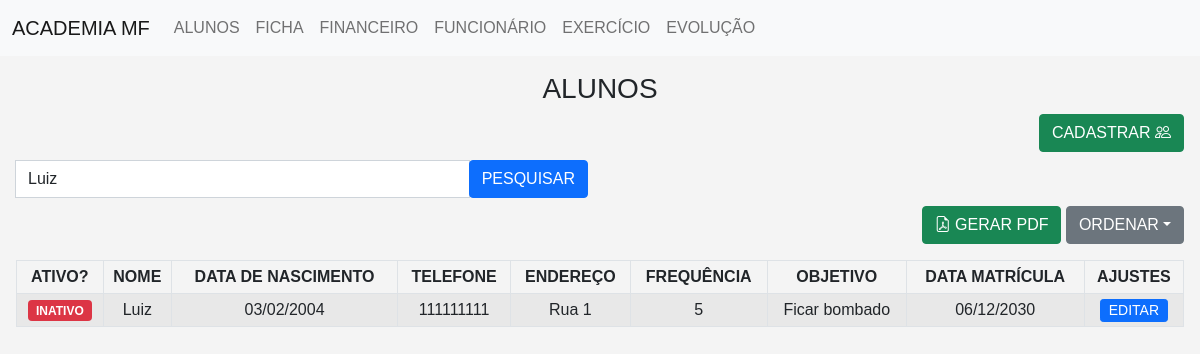
Page /Matricula/index.php?pesquisa=Luiz on the committed database.
### tables this page shows
CREATE TABLE `aluno` (
  `id` int(11) NOT NULL,
  `nome` varchar(255) DEFAULT NULL,
  `data_nascimento` date DEFAULT NULL,
  `telefone` varchar(255) DEFAULT NULL,
  `endereco` varchar(255) DEFAULT NULL,
  `frequencia` int(11) DEFAULT NULL,
  `objetivo` varchar(255) DEFAULT NULL,
  `data_matricula` date DEFAULT NULL,
  `ativo` tinyint(1) NOT NULL DEFAULT 1
);

### Classe/Conexao.php (called while the page is built)
<?php
class Db{
    public static function conexao(){
        try {
            $conexao = new PDO("mysql:host=localhost;dbname=heman;", "root", "");
            $conexao->setAttribute(PDO::ATTR_ERRMODE, PDO::ERRMODE_EXCEPTION);
            return $conexao;
        } catch (PDOException $e) {
            return NULL;
        }
    }
}
?>

### Matricula/index.php (the view, shortened to what this page needs)
<!doctype html>
<html lang="pt-BR">
<head>
    <link href="https://cdn.jsdelivr.net/npm/bootstrap@5.0.2/dist/css/bootstrap.min.css" rel="stylesheet">
    <link rel="stylesheet" href="https://cdn.jsdelivr.net/npm/bootstrap-icons@1.10.5/font/bootstrap-icons.css">
    <link rel="stylesheet" href="https://cdn.jsdelivr.net/npm/bootstrap-icons@1.8.1/font/bootstrap-icons.css">
    <link rel="stylesheet" href="style.css">
</head>
<body>
<?php include("../Classe/Conexao.php") ?>
<?php include("../Navbar/navbar.php"); ?>
<?php $pesquisa = isset($_GET["pesquisa"]) ? $_GET["pesquisa"] : NULL; ?>
<?php $ordenar = isset($_GET["ordenar"]) ? $_GET["ordenar"] : "ASC"; ?>
<section class="p-3">
    <h3>ALUNOS</h3>
    <div class="text-end mb-2 conteudo-esconder-pdf">
        <button class="btn btn-success" data-bs-toggle="modal" data-bs-target="#cadastrar">
            CADASTRAR <i class="bi bi-people"></i>
        </button>
    </div>
    <form method="get" class="mb-2 conteudo-esconder-pdf">
        <div class="row">
            <div class="col-md-6">
                <div class="input-group">
                    <input name="pesquisa" value="<?php echo $pesquisa; ?>" type="text" class="form-control" placeholder="Buscar por nome...">
                    <div class="input-group-pprend">
                        <button class="btn btn-primary">PESQUISAR</button>
                    </div>
                </div>
            </div>
        </div>
    </form>
    <div class="col-12 text-end conteudo-esconder-pdf">
        <div class="d-inline">
            <button class="btn btn-success botao-gerar-pdf">
                <i class="bi bi-file-earmark-pdf"></i> GERAR PDF
            </button>
        </div>
        <div class="d-inline">
            <div class="dropdown d-inline">
                <button class="btn btn-secondary dropdown-toggle" type="button" id="filterDropdown" data-bs-toggle="dropdown" aria-expanded="false">ORDENAR</button>
            </div>
        </div>
    </div>
    <table class="table table-striped table-hover mt-3 text-center table-bordered table-sm">
        <thead>
            <tr>
                <th>ATIVO?</th>
                <th>NOME</th>
                <th>DATA DE NASCIMENTO</th>
                <th>TELEFONE</th>
                <th>ENDEREÇO</th>
                <th>FREQUÊNCIA</th>
                <th>OBJETIVO</th>
                <th>DATA MATRÍCULA</th>
                <th class="conteudo-esconder-pdf">AJUSTES</th>
            </tr>
        </thead>
        <tbody>
            <?php
            $sql = ("SELECT * FROM `aluno`");
            if($pesquisa){
                $sql .= (" WHERE `nome` LIKE '%{$pesquisa}%'");
            }
            if($ordenar == "ASC"){
                $sql .= (" ORDER BY `data_matricula` ASC");
            }else if($ordenar == "DESC"){
                $sql .= (" ORDER BY `data_matricula` DESC");
            }
            $executar = Db::conexao()->query($sql);
            $alunos = $executar->fetchAll(PDO::FETCH_OBJ);
            ?>
            <?php foreach ($alunos as $aluno) { ?>
                <tr>
                    <td>
                        <?php if($aluno->ativo == 1) { ?>
                            <span class="badge bg-success">ATIVO</span>
                        <?php } else { ?>
                            <span class="badge bg-danger">INATIVO</span>
                        <?php } ?>
                    </td>
                    <td><?php echo $aluno->nome; ?></td>
                    <td>
                        <?php if($aluno->data_nascimento) { ?>
                            <?php echo date('d/m/Y', strtotime($aluno->data_nascimento)); ?>
                        <?php } else { ?>
                            --
                        <?php } ?>
                    </td>
                    <td><?php echo $aluno->telefone; ?></td>
                    <td><?php echo $aluno->endereco; ?></td>
                    <td><?php echo $aluno->frequencia; ?></td>
                    <td><?php echo $aluno->objetivo; ?></td>
                    <td><?php echo date('d/m/Y', strtotime($aluno->data_matricula)); ?></td>
                    <td class="conteudo-esconder-pdf">
                        <button
                            class="conteudo-esconder-pdf btn btn-primary btn-sm p-0 ps-2 pe-2 botao-selecionar-matricula"
                            data-id="<?php echo $aluno->id; ?>"
                            data-nome="<?php echo $aluno->nome; ?>"
                            data-data_nascimento="<?php echo $aluno->data_nascimento; ?>"
                            data-telefone="<?php echo $aluno->telefone; ?>"
                            data-endereco="<?php echo $aluno->endereco; ?>"
                            data-frequencia="<?php echo $aluno->frequencia; ?>"
                            data-objetivo="<?php echo $aluno->objetivo; ?>"
                            data-data_matricula="<?php echo $aluno->data_matricula; ?>"
                            data-ativo="<?php echo $aluno->ativo; ?>">
                            EDITAR
                        </button>
                    </td>
                </tr>
            <?php } ?>
    </table>
</section>
</body>
</html>

### Evolucao/style.css (style rules this page uses)
body { font-family: Arial, sans-serif; background-color: #f4f4f4; text-align: center; background-image: url(Academia1.png); }
button { padding: 10px 20px; border: none; border-radius: 5px; background-color: #198754; color: white; cursor: pointer; }

### rows in the picture
aluno: ativo "INATIVO", nome "Luiz", data_nascimento "03/02/2004", telefone "111111111", endereco "Rua 1", frequencia "5", objetivo "Ficar bombado", data_matricula "06/12/2030"
